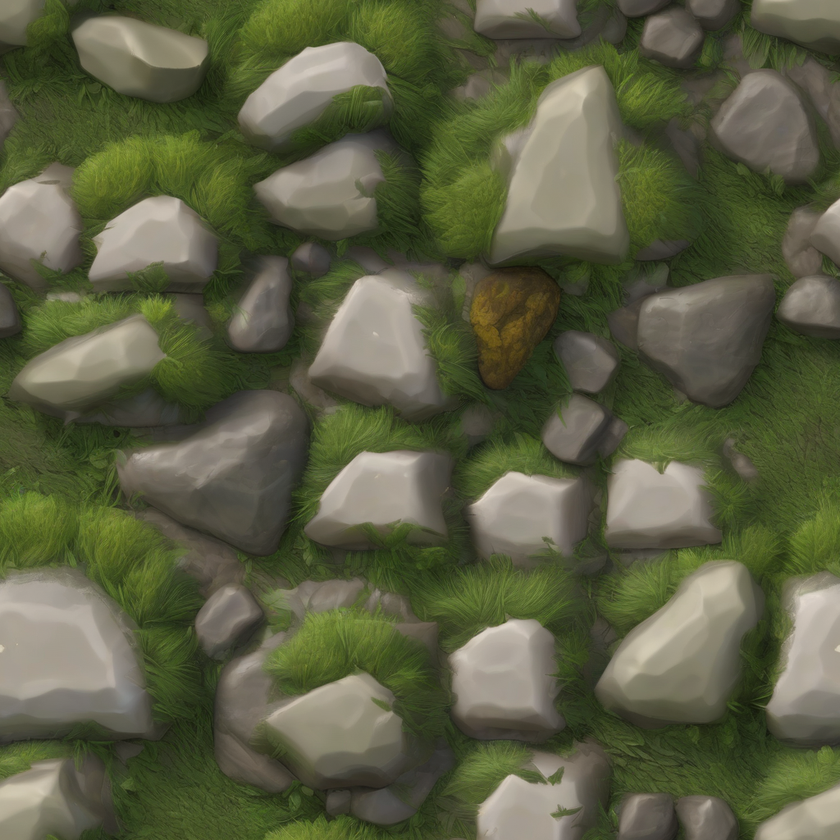
#> input picture examples/texture.png, 840 x 840 px, shrunk from 1024 x 1024 before the run, found by its file name
$ python displacement_gen.py
#> lines starting #> are read from the running program, lines starting #| are printed output that depends on the picture
import cv2
import numpy as np
from PIL import Image

def generate_displacement_map(texture_path, contrast=1.0, brightness=0.0):
    # Load the image in color
#> called with texture_path = 'results/texture.png', contrast = 2, brightness = -0.1
    img = cv2.imread(texture_path, cv2.IMREAD_COLOR)
#> img is the input picture: shape (840, 840, 3); mean B, G, R 66.9, 94.2, 90.8
    if img is None:
        raise ValueError(f"Failed to load image from {texture_path}")

    # Convert to grayscale (luminance)
    gray = cv2.cvtColor(img, cv2.COLOR_BGR2GRAY)
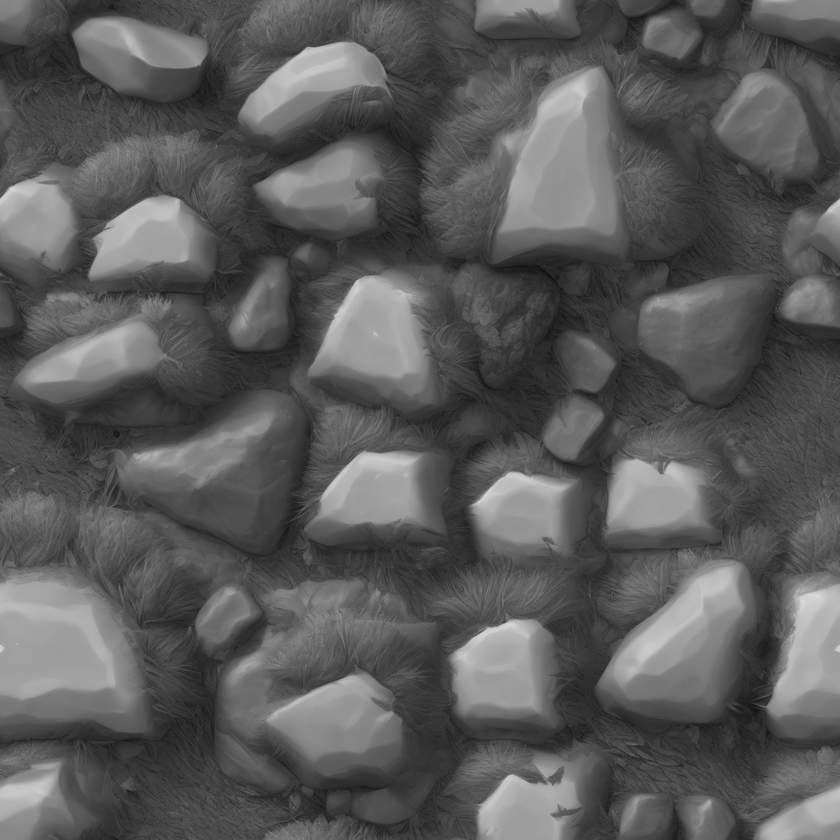
#> gray: shape (840, 840); min 16, max 218, mean 90.1
    gray = gray.astype(np.float32) / 255.0  # normalize [0,1]

    # Apply contrast and brightness adjustment
    # new_pixel = pixel * contrast + brightness
    gray = np.clip(gray * contrast + brightness, 0, 1)
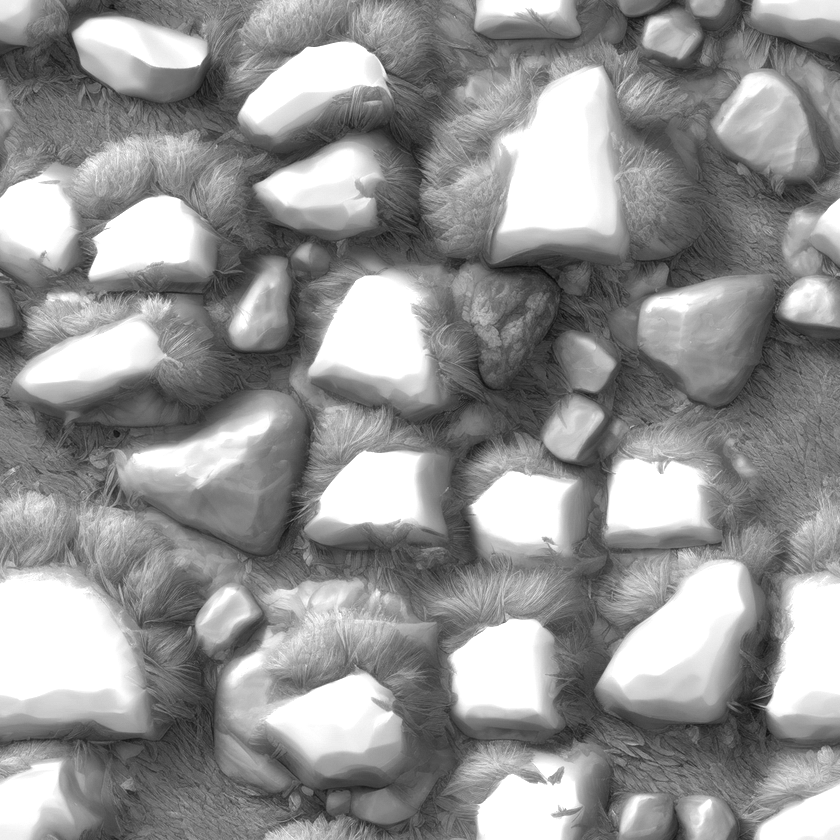
#> gray: shape (840, 840) float32; min 0.0255, max 1, mean 0.58

    # Convert back to 8-bit grayscale image
    displacement_map = (gray * 255).astype(np.uint8)

    # Convert to PIL image for easy saving/handling
    return Image.fromarray(displacement_map)

# Usage example:
disp_map_img = generate_displacement_map("results/texture.png", contrast=2.0, brightness=-0.1)
disp_map_img.save("results/displacement_map.png")

$ run again, with examples/seamless.png copied over examples/texture.png
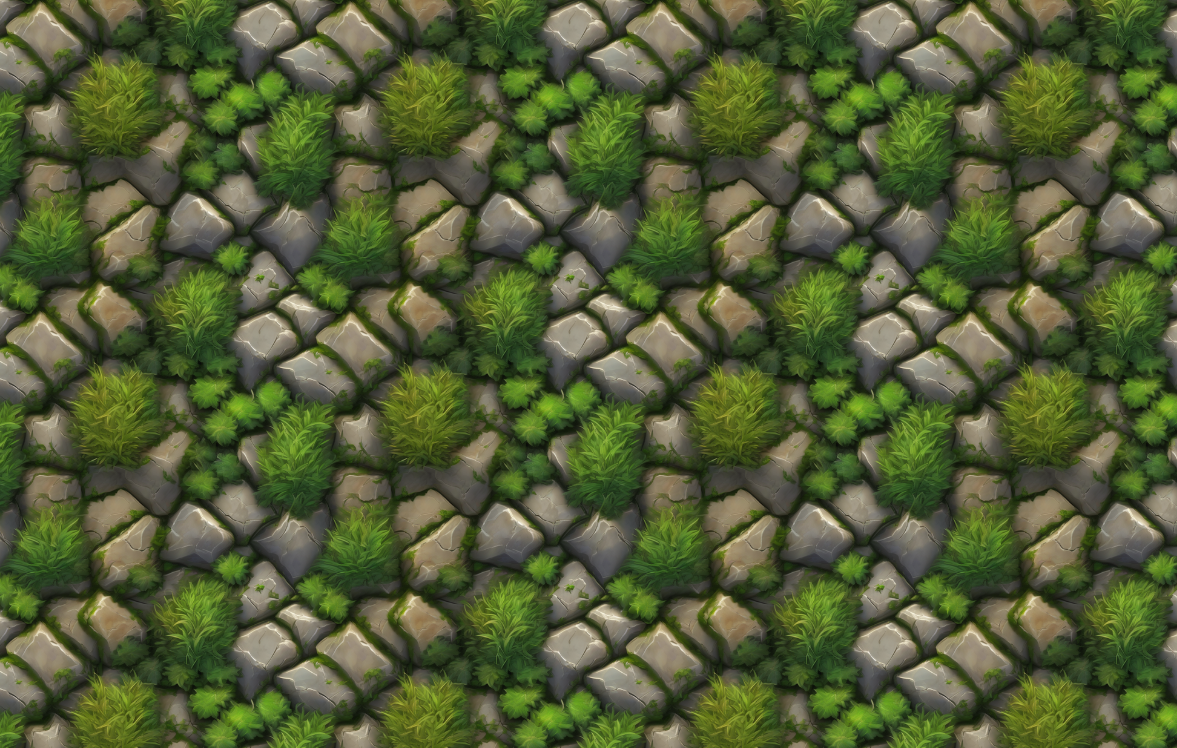
#> input picture examples/seamless.png, 1177 x 748 px, found by its file name
#> in generate_displacement_map, img is the input picture: shape (748, 1177, 3); mean B, G, R 54.2, 92.1, 82.3
#> in generate_displacement_map, `gray = cv2.cvtColor(img, cv2.COLOR_BGR2GRAY)`:
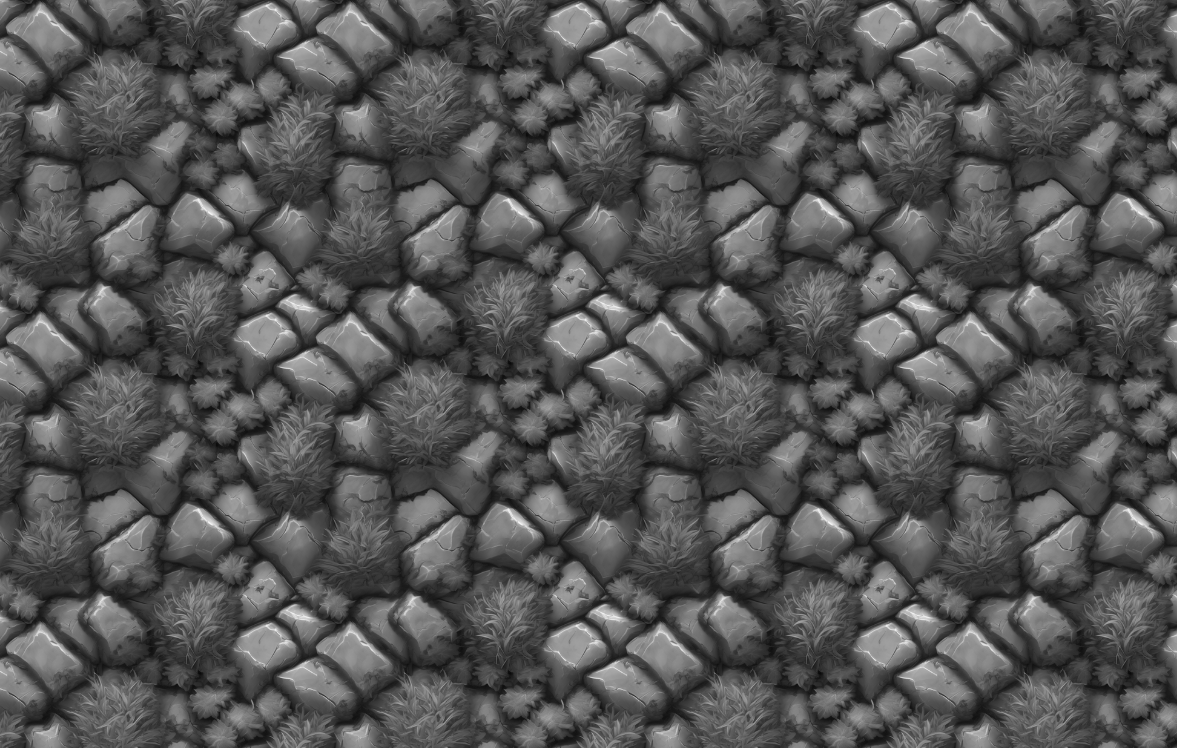
#> gray: shape (748, 1177); min 10, max 243, mean 84.8
#> in generate_displacement_map, `gray = np.clip(gray * contrast + brightness, 0, 1)`:
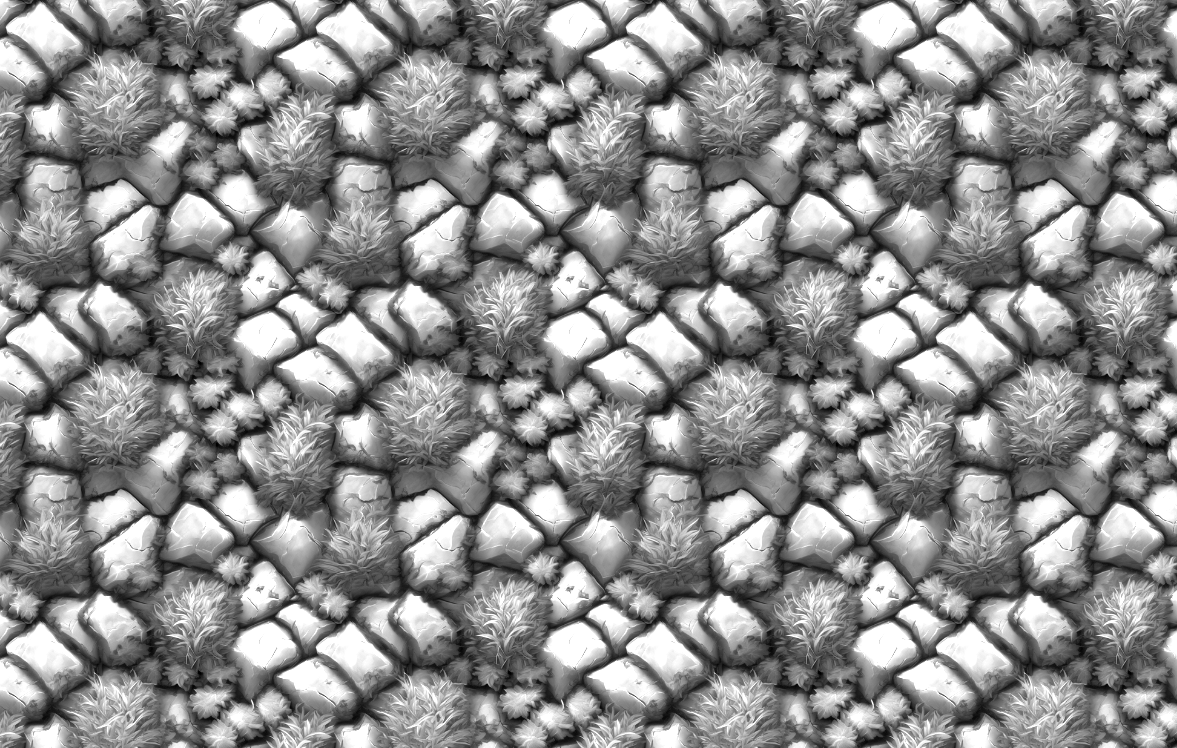
#> gray: shape (748, 1177) float32; min 0, max 1, mean 0.555
